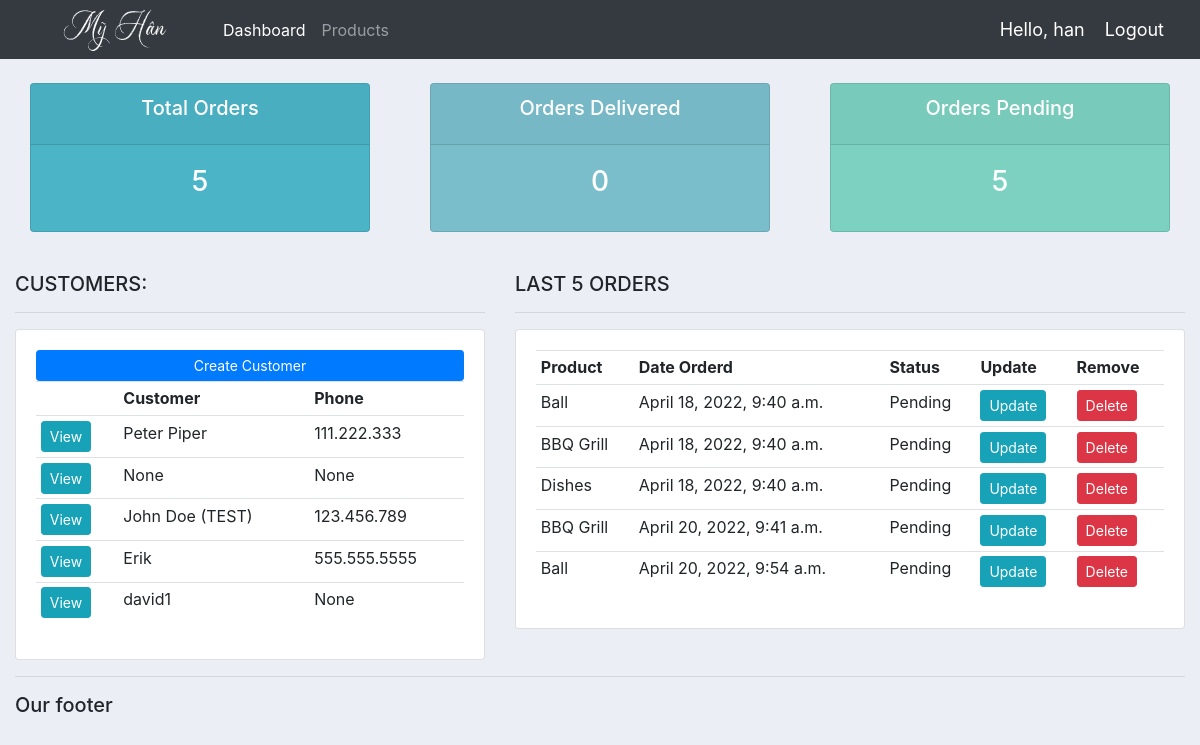
The app's page / (signed in) with its own data.
### accounts/models.py (models this page shows, shortened)
class Customer(models.Model):
	user = models.OneToOneField(User, null=True, blank=True, on_delete=models.CASCADE)
	name = models.CharField(max_length=200, null=True)
	phone = models.CharField(max_length=200, null=True)
	email = models.CharField(max_length=200, null=True)
	profile_pic = models.ImageField(default="profile1.png", null=True, blank=True)
	date_created = models.DateTimeField(auto_now_add=True, null=True)

class Order(models.Model):
	STATUS = (
			('Pending', 'Pending'),
			('Out for delivery', 'Out for delivery'),
			('Delivered', 'Delivered'),
			)
	customer = models.ForeignKey(Customer, null=True, on_delete= models.SET_NULL)
	product = models.ForeignKey(Product, null=True, on_delete= models.SET_NULL)
	date_created = models.DateTimeField(auto_now_add=True, null=True)
	status = models.CharField(max_length=200, null=True, choices=STATUS)
	note = models.CharField(max_length=1000, null=True)

class Product(models.Model):
	CATEGORY = (
			('Indoor', 'Indoor'),
			('Out Door', 'Out Door'),
			)
	name = models.CharField(max_length=200, null=True)
	price = models.FloatField(null=True)
	category = models.CharField(max_length=200, null=True, choices=CATEGORY)
	description = models.CharField(max_length=200, null=True, blank=True)
	date_created = models.DateTimeField(auto_now_add=True, null=True)
	tags = models.ManyToManyField(Tag)
	def __str__(self):
		return self.name

### accounts/decorators.py (the view)
	def wrapper_function(request, *args, **kwargs):
		group = None
		if request.user.groups.exists():
			group = request.user.groups.all()[0].name
		if group == 'customer':
			return redirect('user-page')
		if group == 'admin':
			return view_func(request, *args, **kwargs)

### accounts/views.py (called while the page is built)
@login_required(login_url='login')
@admin_only
def home(request):
	orders = Order.objects.all()
	customers = Customer.objects.all()
	total_customers = customers.count()
	total_orders = orders.count()
	delivered = orders.filter(status='Delivered').count()
	pending = orders.filter(status='Pending').count()
	context = {'orders':orders, 'customers':customers,
	'total_orders':total_orders,'delivered':delivered,
	'pending':pending }
	return render(request, 'accounts/dashboard.html', context)

### accounts/templates/accounts/dashboard.html
{%  extends 'accounts/main.html' %}
{% block content %}
{%  include 'accounts/status.html' %}
<br>
<div class="row">
	<div class="col-md-5">
		<h5>CUSTOMERS:</h5>
		<hr>
		<div class="card card-body">
			<a class="btn btn-primary  btn-sm btn-block" href="">Create Customer</a>
			<table class="table table-sm">
				<tr>
					<th></th>
					<th>Customer</th>
					<th>Phone</th>
				</tr>
				{% for customer in customers %}
					<tr>
						<td><a class="btn btn-sm btn-info" href="{% url 'customer' customer.id %}">View</a></td>
						<td>{{customer.name}}</td>
						<td>{{customer.phone}}</td>
					</tr>
				{% endfor %}
			</table>
		</div>
	</div>
	<div class="col-md-7">
		<h5>LAST 5 ORDERS</h5>
		<hr>
		<div class="card card-body">
			<table class="table table-sm">
				<tr>
					<th>Product</th>
					<th>Date Orderd</th>
					<th>Status</th>
					<th>Update</th>
					<th>Remove</th>
				</tr>
				{% for order in orders %}
					<tr>
						<td>{{order.product}}</td>
						<td>{{order.date_created}}</td>
						<td>{{order.status}}</td>
						<td><a class="btn btn-sm btn-info" href="{% url 'update_order' order.id %}">Update</a></td>
						<td><a class="btn btn-sm btn-danger" href="{% url 'delete_order' order.id %}">Delete</a></td>
					</tr>
				{% endfor %}
			</table>
		</div>
	</div>
</div>
{% endblock %}

### accounts/templates/accounts/navbar.html (shortened to what this page needs)
{% load static %}
<nav class="navbar navbar-expand-lg navbar-dark bg-dark">
 <img src="{% static 'images/logo.png' %}">
  <div class="collapse navbar-collapse" id="navbarNav">
    <ul class="navbar-nav">
      {% if request.user.is_staff %}
      <li class="nav-item active">
        <a class="nav-link" href="{% url 'home' %}">Dashboard</a>
      </li>
      <li class="nav-item">
        <a class="nav-link" href="{% url 'products' %}">Products</a>
      </li>
      {% else %}
       <li class="nav-item">
        <a class="nav-link" href="{% url 'account' %}">Settings</a>
      </li>
      {% endif %}
    </ul>
  </div>
  <span class="hello-msg">Hello, {{request.user}}</span>
  <span ><a  class="hello-msg" href="{% url 'logout' %}">Logout</a></span>
</nav>

### static/css/main.css (style rules this page uses)
body { background-color: #ebeff5; }

### accounts/templates/accounts/navbar.html (style rules this page uses)
.hello-msg { font-size: 18px; color: #fff; margin-right: 20px; }

### records on screen
Customer: name "Peter Piper", phone "111.222.333"
Customer: name "None", phone "None"
Customer: name "John Doe (TEST)", phone "123.456.789"
Customer: name "Erik", phone "555.555.5555"
Customer: name "david1", phone "None"
Order: product "Ball", date_created "April 18, 2022, 9:40 a.m.", status "Pending"
Order: product "BBQ Grill", date_created "April 18, 2022, 9:40 a.m.", status "Pending"
Order: product "Dishes", date_created "April 18, 2022, 9:40 a.m.", status "Pending"
Order: product "BBQ Grill", date_created "April 20, 2022, 9:41 a.m.", status "Pending"
Order: product "Ball", date_created "April 20, 2022, 9:54 a.m.", status "Pending"

### other values on screen
{{ request.user }} "han"
{{ total_orders }} "5"
{{ delivered }} "0"
{{ pending }} "5"
